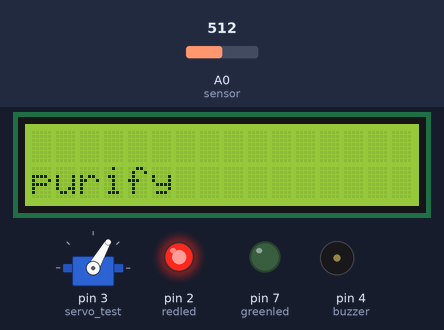
This sketch was run on a simulated Arduino Uno, built with avr-gcc and run on an emulated ATmega328P. Shown: servo, 16×2 character LCD, output pins drawn as LEDs (lit = HIGH), buzzer (waves = sounding). Inputs (shaded band) come from the test bench; at power-on: A0 (sensor) = 512. What the sketch prints to the serial monitor is not drawn.

Above: at 1.2 s.
1.3 s: A0 (sensor) set to 415
At 1.9 s:
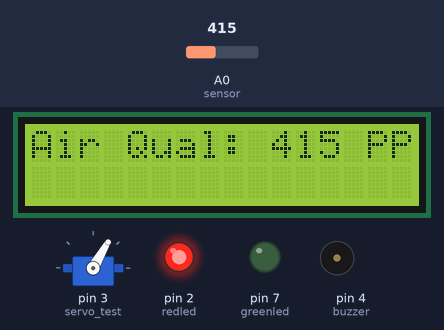
6.4 s: A0 (sensor) set to 387
At 8.5 s:
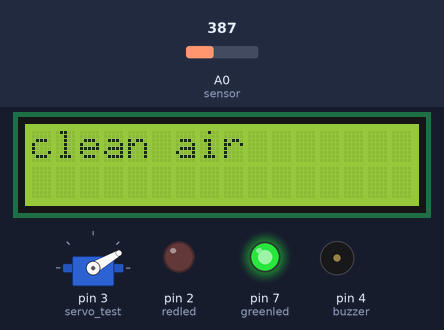
11.1 s: A0 (sensor) set to 610
At 12.5 s:
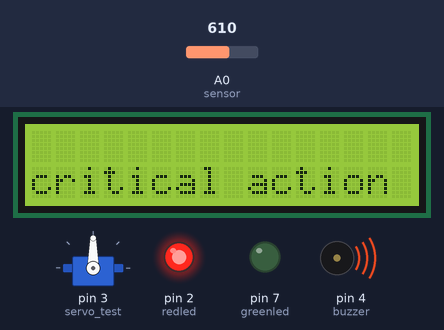
Timing chart, 0 to 14.1 s (numbered marks = the images above; inputs shaded):
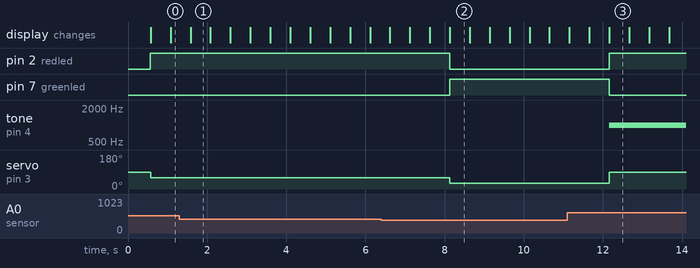

Measured:
- the behaviour switches between 400 and 399 on A0 (sensor) (found by bisection; images 1 and 2)
- after the input at 6.4 s, pin 2 (redled): HIGH → LOW after 1.7 s; pin 7 (greenled): LOW → HIGH after 1.7 s; servo on pin 3 (servo_test): 60° → 30° after 1.7 s
- after the input at 11.1 s, pin 2 (redled): LOW → HIGH after 1.1 s; pin 7 (greenled): HIGH → LOW after 1.1 s; tone on pin 4 (buzzer): silent → 1000 Hz after 1.1 s; servo on pin 3 (servo_test): 30° → 90° after 1.1 s
- what the display in image 1 shows lasts 0.5 s, from 1.6 s to 2.1 s

The sketch:

code.ino
```cpp
#include <LiquidCrystal.h>
#include <Servo.h>
Servo servo_test;
//RS,Enable,4 Data Pins
LiquidCrystal lcd(5,6,8,9,10,11);
int angle = 0;
int redled = 2;
int greenled = 7;
int buzzer = 4;
int sensor = A0;
int sensorThresh1 = 400;
int sensorThresh2 = 600;

/* Assumption
1> reading <=400      absolutely pure air
2> 400<reading<600    poor quality air in neede of purification
3> reading>600        serious contamination of air
                       need immidiate action.
*/
void setup()
{
pinMode(redled, OUTPUT);
pinMode(greenled,OUTPUT);
pinMode(buzzer,OUTPUT);
pinMode(sensor,INPUT);
servo_test.attach(3);
Serial.begin(9600);
lcd.begin(16,2);
}

void loop()
{
  int analogValue = analogRead(sensor);
  Serial.println(analogValue);

  lcd.clear();
  lcd.setCursor (0, 0);
  lcd.print ("Air Qual: ");
  lcd.print (analogValue);
  lcd.print (" PPM ");
  delay(500);
   if(analogValue<sensorThresh1)
  {

    digitalWrite(greenled,HIGH);
    digitalWrite(redled,LOW);
    noTone(buzzer);
    angle=30;
    servo_test.write(angle);
    lcd.clear();
    lcd.setCursor(0,0);
    lcd.print("clean air");
    delay(500);
    lcd.clear();
    lcd.setCursor(0,1);
    lcd.print("no action ");
    delay(500);
    lcd.clear();
    lcd.setCursor(0,1);
    lcd.print("required ");

  }
  else if(analogValue<sensorThresh2 && analogValue>sensorThresh1)
  {
    digitalWrite(redled,HIGH);
    digitalWrite(greenled,LOW);
    noTone(buzzer);
    angle=60;
    Serial.println(angle);
    servo_test.write(angle);
  	lcd.clear();
    lcd.setCursor(0,1);
    lcd.print("poor air");
    delay(500);
    lcd.clear();
    lcd.setCursor(0,1);
    lcd.print("purify");

  }
  else if(analogValue>sensorThresh2)
  {
    digitalWrite(redled,HIGH);
    digitalWrite(greenled,LOW);
    //output,pitch,length of pitch
    tone(buzzer,1000,10000);
    angle= 90;

    servo_test.write(angle);

    lcd.clear();
    lcd.setCursor(0,1);
    lcd.print("ALERT");
    delay(00);
    lcd.clear();
    lcd.setCursor(0,1);
    lcd.print("critical action ");
    delay(500);
    lcd.clear();
    lcd.setCursor(0,2);
     lcd.print("required ");

  }

delay(500);

}
```
